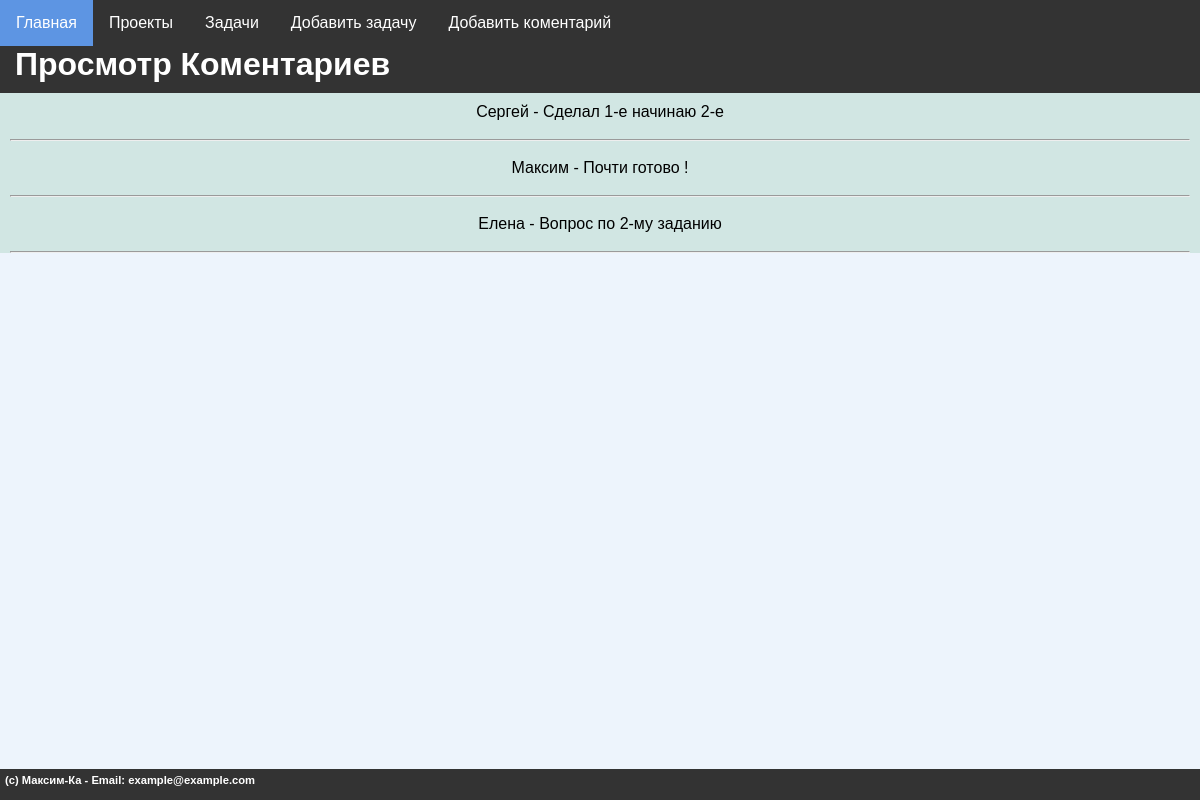
The app's page /coments/1/, older data.
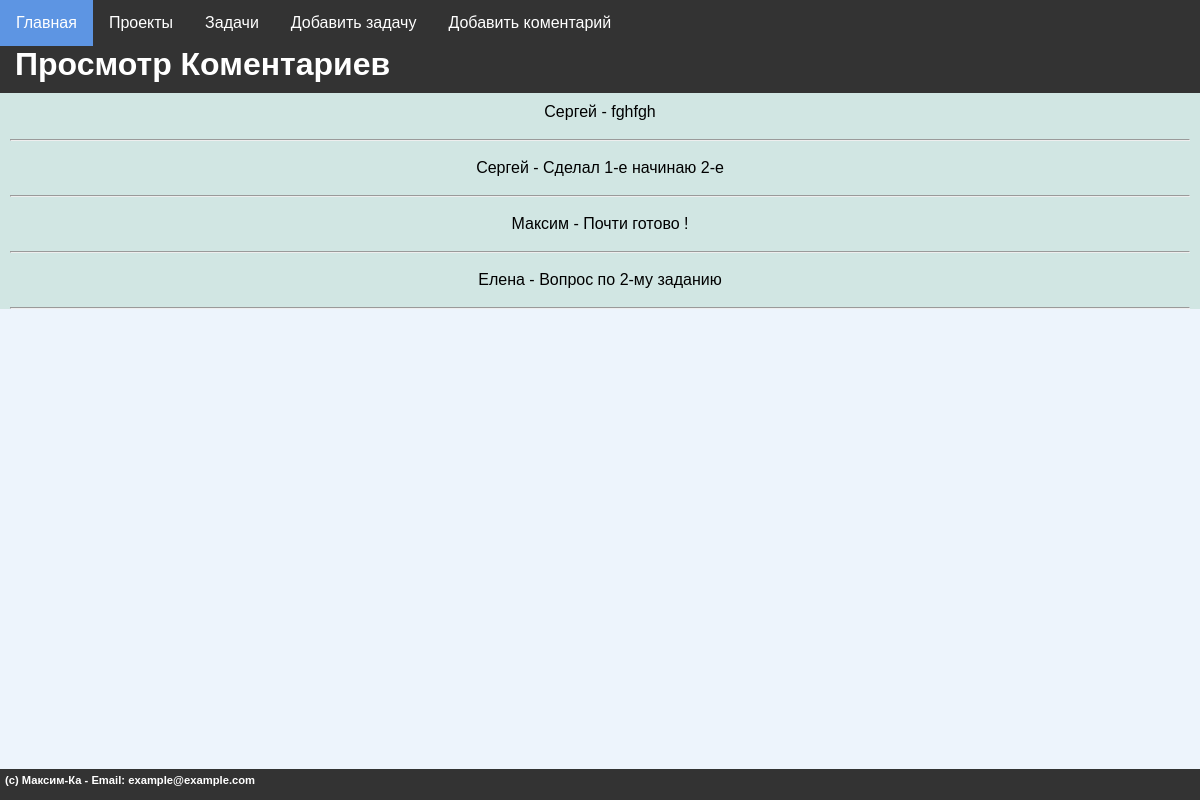
The same page, newer data.
### mainsite/models.py (models this page shows)
class Comments(models.Model):
    comment_name = models.ForeignKey(Users, to_field='username',null = True ,on_delete=models.CASCADE, related_name='user_coment', verbose_name="Коментарий пользователя" )
    comment_task = models.ForeignKey(Tasks, to_field='id',on_delete=models.CASCADE, related_name='task_coment', verbose_name="Коментарий задачи" )
    comment = models.TextField(blank=True, verbose_name="Коментарий")
    comment_create = models.DateTimeField(auto_now_add=True, verbose_name="Дата создания коментария")
    class Meta:
        verbose_name = "Коментарии"
        verbose_name_plural = "Коментарии"
        ordering = ["-comment_create"]

class Users(models.Model):
    username = models.CharField(max_length=255,unique=True, verbose_name="Имя Пользователя")
    email = models.EmailField(max_length = 255, verbose_name="Электронная почта")
    password = models.CharField(max_length=255, verbose_name="Пароль")
    date_joined = models.DateTimeField(auto_now_add=True)
    class Meta:
        verbose_name = "Пользователь"
        verbose_name_plural = "Пользователь"
        ordering = ["-date_joined"]
    def __str__(self):
      return self.username

### mainsite/views.py (the view)
# urls.py: path('coments/<int:coment_id>/', coments, name='view_coments'),
def coments(request, coment_id):
    menu = [{'title':'Главная','url':'/'},
            {'title':'Проекты','url':'/proj'},
            {'title':'Задачи','url':'/tasks'},
            {'title':'Добавить задачу','url':'/add_task'},
            {'title':'Добавить коментарий','url':'/add_coment'}]
    all_coments = Comments.objects.filter(comment_task_id=coment_id)
    context = {
        'title': 'Просмотр Коментариев',
        'menu': menu,
        'all_coments': all_coments,
        'footer' : "(c) Максим-Ка - Email: example@example.com",
        'header' : "Просмотр Коментариев"
    }
    return render(request, 'project_K/coments.html', context)

### mainsite/templates/project_K/coments.html
{% extends 'project_K/base.html' %} {% block content %} {%for a in all_coments%}
<p>{{ a.comment_name }} - {{ a.comment }}</p>
<hr />
{% endfor %} {% endblock %}

Row changes from the older to the newer data that the page shows:
added Comments: comment_name "Сергей", comment "fghfgh"
